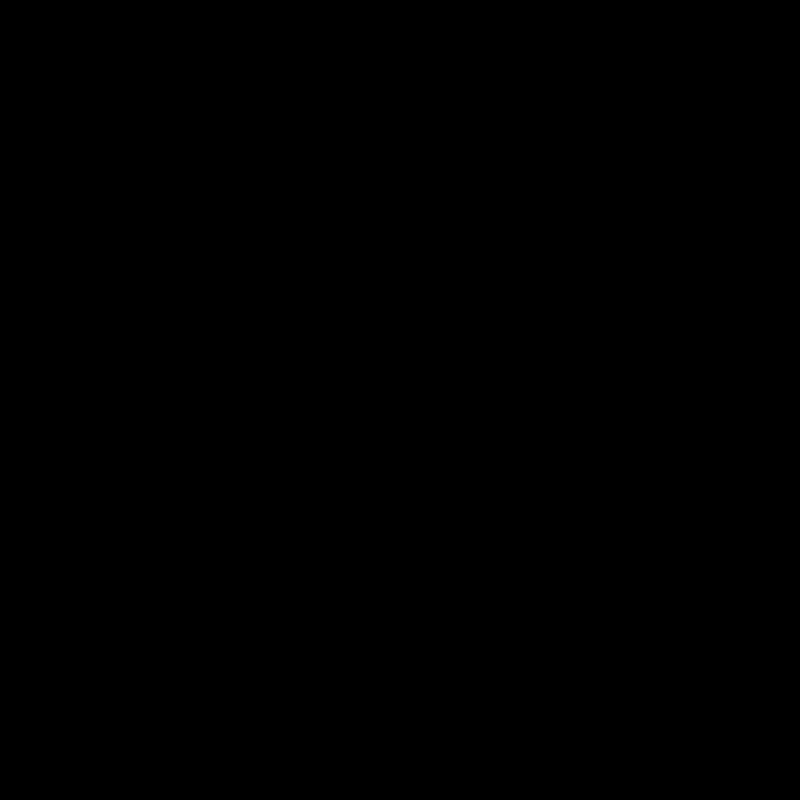
Frame 1 (no input)
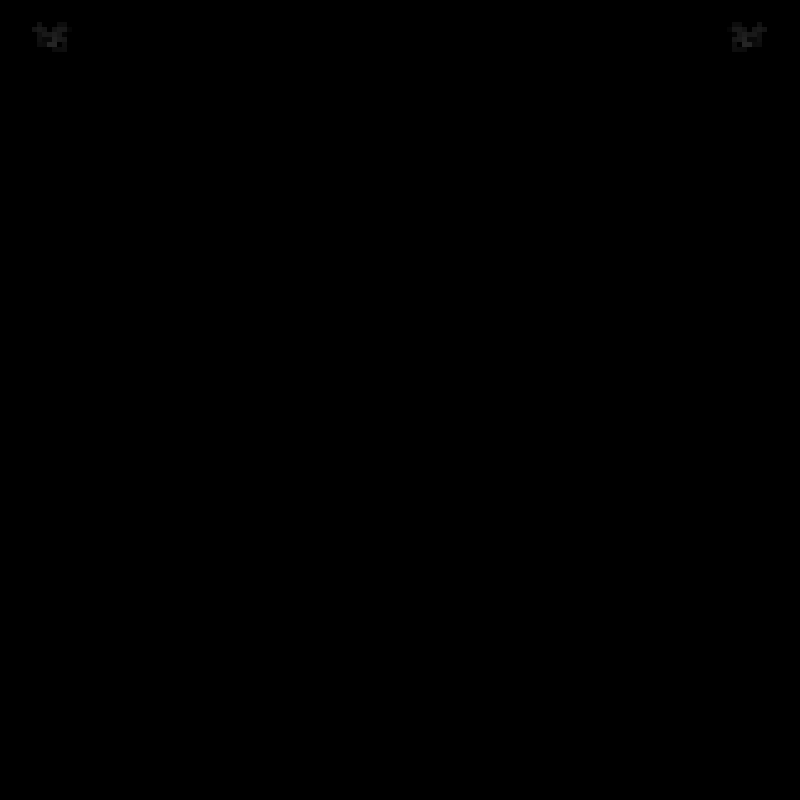
Frame 60 (the mouse pressed at the canvas centre just before this capture)
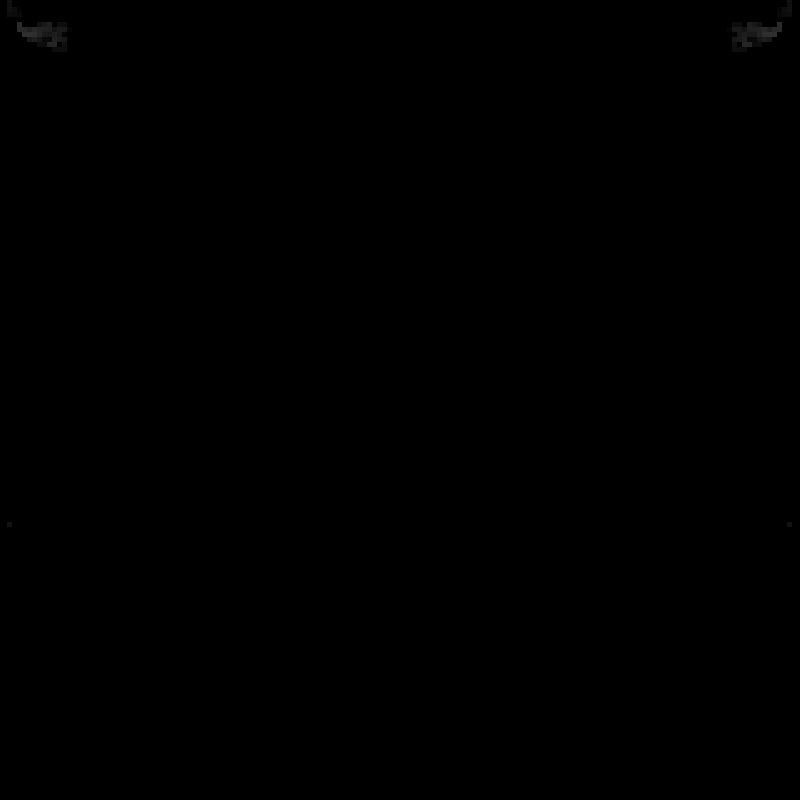
Frame 120 (the mouse held since frame 60 and released just before this capture)

The Processing sketch that drew these frames (run headless with seeded random() and noise(); from frame 60 on, the mouse is pressed at the canvas centre):

// Processing sketch: SquibblePixels_restart
// ── SquibblePixels_restart.pde
void setup() {
  size(800,800);
  background(0);
  rectMode(CENTER);
  noStroke();
  colorMode(HSB, 255);
  frameRate(1000);
  noSmooth();
}

int i = 0;
int dir;
float opa = 200;
int size = 5;
float x1 = toGrid(random(width));
float y1 = toGrid(random(height));
int cycle = 30;

void draw() {
  fill(abs((i%(256*cycle))/cycle-(i%25*(cycle/3))/(cycle/3)-(i%100)/3), opa);
  dir = int (random(1)*4);

  switch(dir){
    case 0: x1 -= size; break;
    case 1: x1 += size; break;
    case 2: y1 -= size; break;
    case 3: y1 += size; break;
  }
  if (x1 < 0 || x1 > width) { x1 = toGrid(width/2); toGrid(random(height));  }
  if (y1 < 0 || y1 > height) { y1 = toGrid(random(height)); }
  rect(x1, y1, size, size);
  rect(width-x1, y1, size, size);
  
  //// darken screen slowly
  //if(i%1000==0){
  //  fill(0, 20);
  //  rect(0, 0, width*2, height*2);
  //}
  
  i++;
    if(i % 30000 == 0) {
    i = 1;
    saveImage();
  }
  if(mousePressed) {
    //x = int(mouseX / pos) * pos;
    //y = int(mouseY / pos) * pos;
    //fill(get(mouseX, mouseY), o);
    //i = int(i / c) * c;
    saveImage();
  }
}

int toGrid(float g) {
  return int(g/size) * size;
}

static final String timestamp(final String name, final String ext) {
  return name + year() + nf(month(), 2) + nf(day(), 2) +
    "-" + nf(hour(), 2) + nf(minute(), 2) + nf(second(), 2) + ext;
}

void saveImage() {
  save(timestamp("screenshots//SquibblePixels_", ".png"));
}
